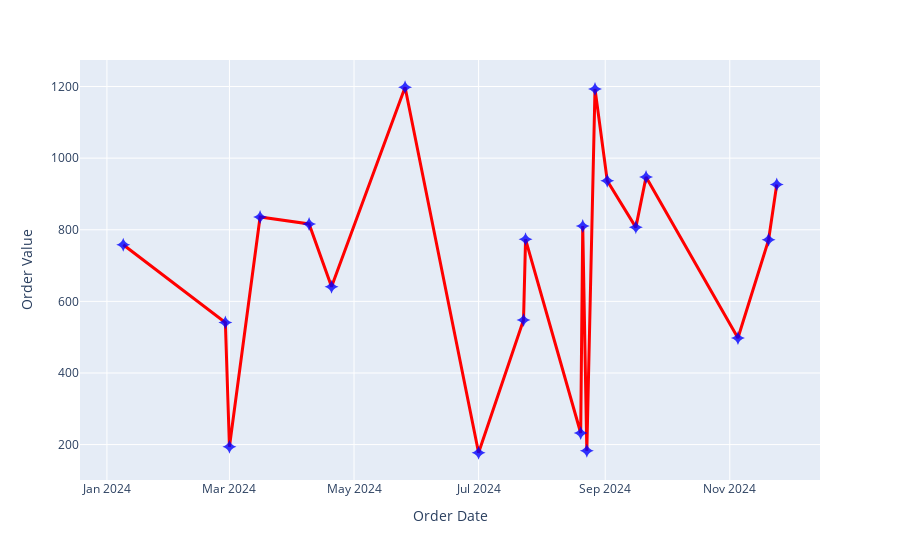

Here is the notebook cell this chart was saved with:
### Code cell
# Now that we have a x-axis label and y-axis label, we can get to tampering with the line itself.
# We will use the fig.update_traces() function to update what you see visually in graphs.
# First, we will start with the markers. Use marker=dict, this will tell python to pull out the dictionary of things that can be used on the markers.
# For the color, you can type in a general color like red or blue, or you can use a hex code- you can also set the opacity. Size is size.
# On plotly, there is documentation of all types of markers you can use in a dataset.
# Next, for the line, same thing. You can use line=dict to tell python to pull the dictionary of things we can do to this line.
# For now, we can set the width and color of this line
 
 
fig = px.line(food20, x="order_date", y="order_value", markers=True,
    labels=dict(order_value="Order Value", order_date = "Order Date"))
 
fig.update_traces(marker=dict(color="blue", opacity=0.8, size=10, symbol="star-diamond" ),
                  line=dict(width=3, color="red"))
 
fig.show()

### Figure 1 — Plotly figure (JSON) as saved in the notebook; plotly's stock layout.template omitted (floating-point values rounded to 4 significant figures)
{"data": [{"hovertemplate": "Order Date=%{x}<br>Order Value=%{y}<extra></extra>", "legendgroup": "", "line": {"color": "red", "dash": "solid", "width": 3}, "marker": {"color": "blue", "opacity": 0.8, "size": 10, "symbol": "star-diamond"}, "mode": "lines+markers", "name": "", "orientation": "v", "showlegend": false, "type": "scatter", "x": ["2024-01-09", "2024-02-28", "2024-03-01", "2024-03-16", "2024-04-09", "2024-04-20", "2024-05-26", "2024-07-01", "2024-07-23", "2024-07-24", "2024-08-20", "2024-08-21", "2024-08-23", "2024-08-27", "2024-09-02", "2024-09-16", "2024-09-21", "2024-11-05", "2024-11-20", "2024-11-24"], "xaxis": "x", "y": [758.1, 540.8, 193.9, 835.8, 816.1, 640.6, 1198.0, 177.2, 548.1, 773.1, 232.3, 810.2, 183.1, 1193.0, 937.1, 806.7, 947.0, 497.5, 771.8, 926.2], "yaxis": "y"}], "layout": {"legend": {"tracegroupgap": 0}, "margin": {"t": 60}, "xaxis": {"anchor": "y", "domain": [0, 1], "title": {"text": "Order Date"}}, "yaxis": {"anchor": "x", "domain": [0, 1], "title": {"text": "Order Value"}}}}
